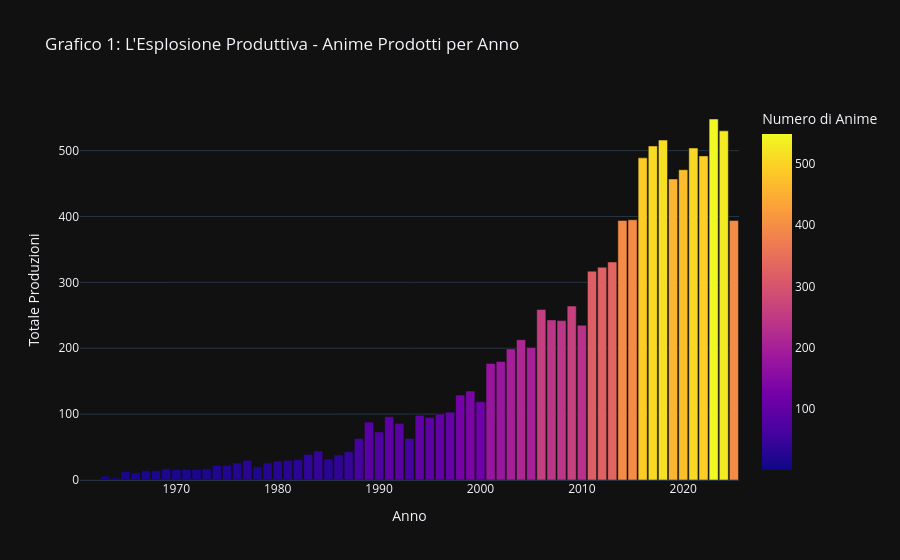

The cell this chart's notebook holds for it:
### Markdown cell above
## Capitolo 1: Storia della Produzione 📈
Prima di misurare la *durata* delle vite, contiamo le *nascite*. L'animazione giapponese è passata da prodezza artigianale a industria di massa. 
Osservando il numero di nuove serie lanciate ogni anno, possiamo tracciare le "Golden Age" e l'eventuale saturazione del mercato odierno. Siamo di fronte a una bolla produttiva?

### Code cell
# Grafico 1: Evoluzione Temporale del Numero di Produzioni
# Contiamo semplicemente quante opere sono iniziate in ogni anno
production_counts = df['start_year'].value_counts().sort_index().reset_index()
production_counts.columns = ['start_year', 'count']

# Filtriamo per rimuovere anni con dati sporchi o troppo futuri (es. range 1960-2025)
production_counts = production_counts[
    (production_counts['start_year'] >= 1960) & 
    (production_counts['start_year'] <= 2025)
]

fig1 = px.bar(production_counts, x='start_year', y='count',
              title='Grafico 1: L\'Esplosione Produttiva - Anime Prodotti per Anno',
              labels={'start_year': 'Anno di Inizio', 'count': 'Numero di Anime'},
              # 'Plasma' o 'Turbo' garantiscono che anche i valori bassi siano luminosi e visibili su sfondo scuro
              color='count', color_continuous_scale='Plasma',
              template='plotly_dark')

fig1.update_layout(xaxis_title="Anno", yaxis_title="Totale Produzioni", bargap=0.1)
fig1.show()

### Figure 1 — Plotly figure (JSON) as saved in the notebook; plotly's stock layout.template omitted (floating-point values rounded to 4 significant figures)
{"data": [{"hovertemplate": "Anno di Inizio=%{x}<br>Numero di Anime=%{marker.color}<extra></extra>", "legendgroup": "", "marker": {"color": [1, 1, 6, 3, 13, 11, 14, 14, 17, 16, 16, 16, 17, 22, 22, 26, 30, 20, 26, 29, 30, 31, 39, 44, 32, 38, 43, 63, 88, 73, 96, 86, 63, 98, 95, 100, 103, 129, 135, 119, 177, 180, 199, 213, 201, 259, 243, 242, 264, 235, 317, 323, 331, 394, 395, 489, 507, 516, 457, 471, 504, 492, 548, 530, 394], "coloraxis": "coloraxis", "pattern": {"shape": ""}}, "name": "", "orientation": "v", "showlegend": false, "textposition": "auto", "type": "bar", "x": [1961.0, 1962.0, 1963.0, 1964.0, 1965.0, 1966.0, 1967.0, 1968.0, 1969.0, 1970.0, 1971.0, 1972.0, 1973.0, 1974.0, 1975.0, 1976.0, 1977.0, 1978.0, 1979.0, 1980.0, 1981.0, 1982.0, 1983.0, 1984.0, 1985.0, 1986.0, 1987.0, 1988.0, 1989.0, 1990.0, 1991.0, 1992.0, 1993.0, 1994.0, 1995.0, 1996.0, 1997.0, 1998.0, 1999.0, 2000.0, 2001.0, 2002.0, 2003.0, 2004.0, 2005.0, 2006.0, 2007.0, 2008.0, 2009.0, 2010.0, 2011.0, 2012.0, 2013.0, 2014.0, 2015.0, 2016.0, 2017.0, 2018.0, 2019.0, 2020.0, 2021.0, 2022.0, 2023.0, 2024.0, 2025.0], "xaxis": "x", "y": [1, 1, 6, 3, 13, 11, 14, 14, 17, 16, 16, 16, 17, 22, 22, 26, 30, 20, 26, 29, 30, 31, 39, 44, 32, 38, 43, 63, 88, 73, 96, 86, 63, 98, 95, 100, 103, 129, 135, 119, 177, 180, 199, 213, 201, 259, 243, 242, 264, 235, 317, 323, 331, 394, 395, 489, 507, 516, 457, 471, 504, 492, 548, 530, 394], "yaxis": "y"}], "layout": {"bargap": 0.1, "barmode": "relative", "coloraxis": {"colorbar": {"title": {"text": "Numero di Anime"}}, "colorscale": [[0, "#0d0887"], [0.1111, "#46039f"], [0.2222, "#7201a8"], [0.3333, "#9c179e"], [0.4444, "#bd3786"], [0.5556, "#d8576b"], [0.6667, "#ed7953"], [0.7778, "#fb9f3a"], [0.8889, "#fdca26"], [1, "#f0f921"]]}, "legend": {"tracegroupgap": 0}, "title": {"text": "Grafico 1: L'Esplosione Produttiva - Anime Prodotti per Anno"}, "xaxis": {"anchor": "y", "domain": [0, 1], "title": {"text": "Anno"}}, "yaxis": {"anchor": "x", "domain": [0, 1], "title": {"text": "Totale Produzioni"}}}}
